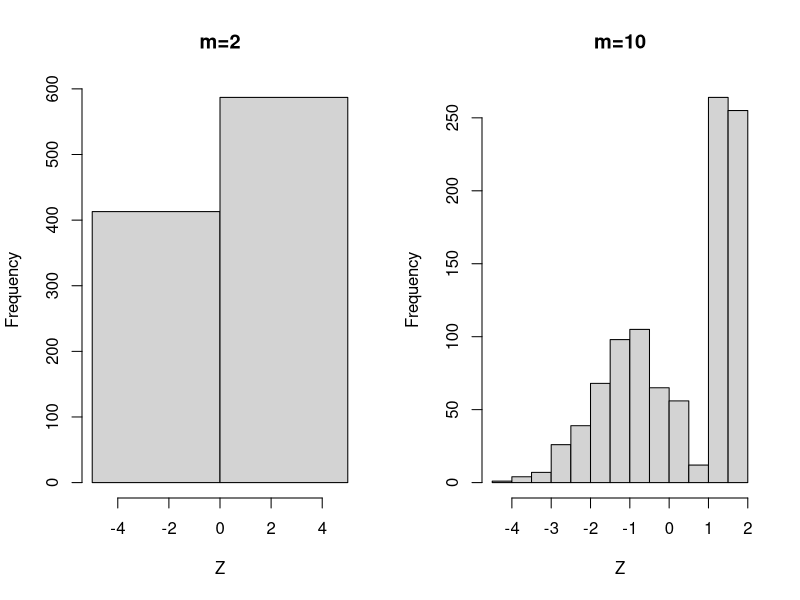
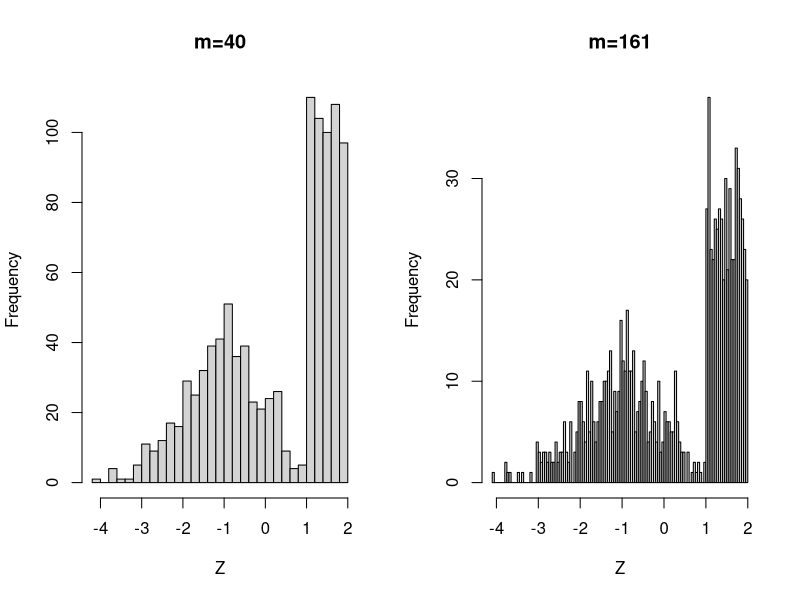
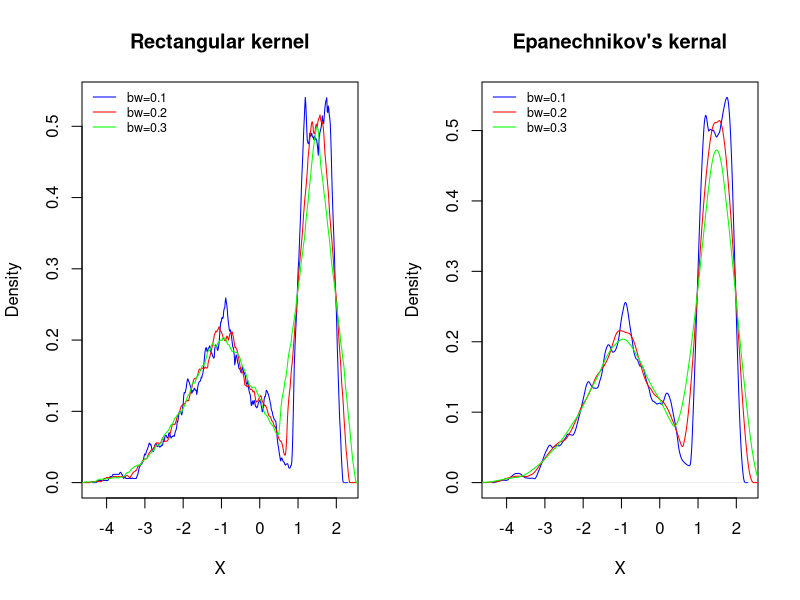
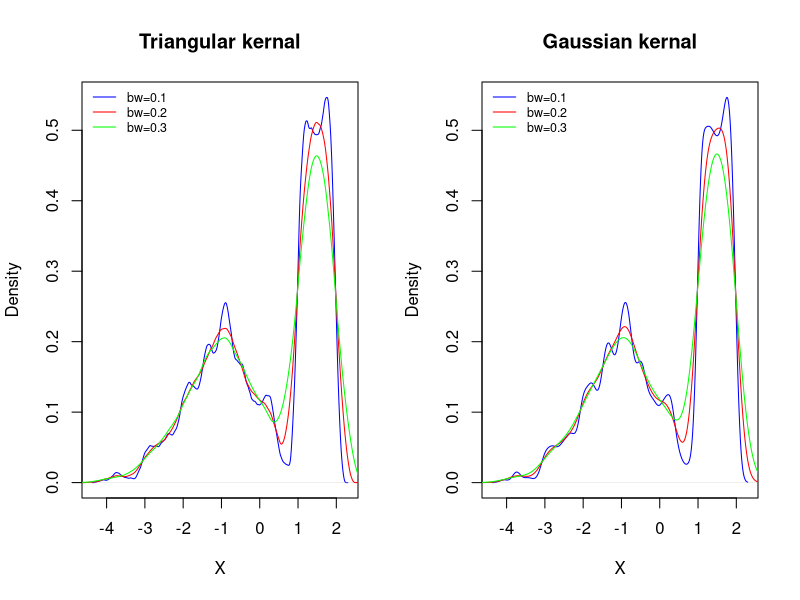
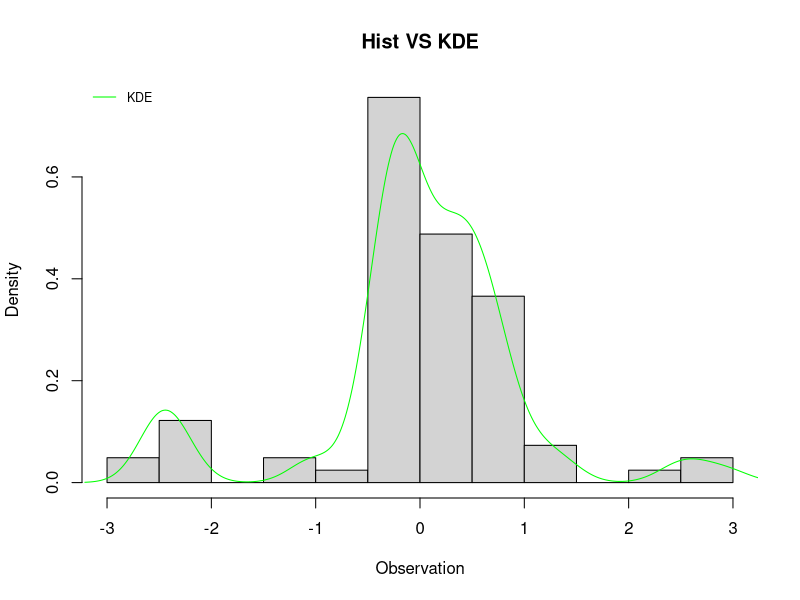

Source code (R) for these figures, in order:
## ---- chunk 1
N = 1000
U = runif(N)
Z = c()
for(i in 1:N) {
  if(U[i] > .5){
    Z[i] = runif(1, 1, 2)
  }
  else {
    Z[i] = rnorm(1, -1, 1)
  }
} 
par(mfrow = c(1, 2))
hist(Z, breaks=2, main='m=2')
hist(Z, breaks=10, main='m=10')
par(mfrow = c(1, 2))
hist(Z, breaks=40, main='m=40')
hist(Z, breaks=161, main='m=161')

## ---- chunk 2
myDensity <- function(x){ (1 / (2 * sqrt(2 * pi))) * exp(-(x + 1)^2 / 2) + (1 / 2) * ifelse((x>=1 & x<=2), 1, 0) }
## ---- chunk 3
par(mfrow = c(1, 2))
plot(density(Z, kernel = "rectangular",bw=0.1), main = "Rectangular kernel",col="blue", xlab='X')
lines(density(Z, kernel = "rectangular",bw=0.2),col="red")
lines(density(Z, kernel = "rectangular",bw=0.3),col="green")
legend('topleft', c('bw=0.1', 'bw=0.2', 'bw=0.3') , lty=1, col=c('blue', 'red', 'green'), bty='n', cex=.75)
plot(density(Z, kernel = "epanechnikov", bw=0.1), main = "Epanechnikov's kernal",col="blue" , xlab='X')
lines(density(Z, kernel = "epanechnikov", bw=0.2),col="red")
lines(density(Z, kernel = "epanechnikov", bw=0.3),col="green")
legend('topleft', c('bw=0.1', 'bw=0.2', 'bw=0.3') , lty=1, col=c('blue', 'red', 'green'), bty='n', cex=.75)
par(mfrow = c(1, 2))
plot(density(Z, kernel = "triangular", bw=0.1), main = "Triangular kernal",col="blue", xlab='X')
lines(density(Z, kernel = "triangular",bw=0.2),col="red")
lines(density(Z, kernel = "triangular",bw=0.3),col="green")
legend('topleft', c('bw=0.1', 'bw=0.2', 'bw=0.3') , lty=1, col=c('blue', 'red', 'green'), bty='n', cex=.75)
plot(density(Z, kernel = "gaussian", bw=0.1), main = "Gaussian kernal",col="blue" , xlab='X')
lines(density(Z, kernel = "gaussian", bw=0.2),col="red")
lines(density(Z, kernel = "gaussian",bw=0.3),col="green")
legend('topleft', c('bw=0.1', 'bw=0.2', 'bw=0.3') , lty=1, col=c('blue', 'red', 'green'), bty='n', cex=.75)
## ---- chunk 4
 J = function(h){
  Phat = Vectorize(function(x) density(Z, from = x, to = x, n = 1, bw = h)$y)
  Phati = Vectorize(function(i) density(Z[-i], from = Z[i], to = Z[i], n = 1, bw = h)$y)
  F = Phati(1:length(Z))
  return(integrate(function(x) Phat(x)^2, -8, 8)$value - 2 * mean(F))
}

argmin1 <- optimize(J, interval=c(0.0001, 2))
argmin1
## ---- chunk 5
Zmoved = Z + 800
Jmoved = function(h){
  Phat = Vectorize(function(x) density(Zmoved, from = x, to = x, n = 1, bw = h)$y)
  Phati = Vectorize(function(i) density(Zmoved[-i], from = Zmoved[i], to = Zmoved[i], n = 1, bw = h)$y)
  F = Phati(1:length(Zmoved))
  return(integrate(function(x) Phat(x)^2, 792, 808)$value - 2 * mean(F))
}
## ---- chunk 6
argmin2 <- optimize(Jmoved, interval=c(0.001, 2))
argmin2
## ---- chunk 7
Zscaled = Z / 5
 Jscaled = function(h){
  Phat = Vectorize(function(x) density(Zscaled, from = x, to = x, n = 1, bw = h)$y)
  Phati = Vectorize(function(i) density(Zscaled[-i], from = Zscaled[i], to = Zscaled[i], n = 1, bw = h)$y)
  F = Phati(1:length(Zscaled))
  return(integrate(function(x) Phat(x)^2, -1.6, 1.6)$value - 2 * mean(F))
}
## ---- chunk 8
argmin3 <- optimize(Jscaled, interval=c(0.001, 5))
argmin3
## ---- chunk 9
par(mfrow = c(1, 1))
library(MASS)
#boxplot(galaxies)
gala = (galaxies - mean(galaxies)) / sqrt(var(galaxies))
hist(gala, freq = FALSE, xlab='Observation', main='Hist VS KDE')
lines(density(gala)$x, density(gala)$y, col = "green")
legend('topleft', c('KDE') , lty=1, col=c('green'), bty='n', cex=.75)
